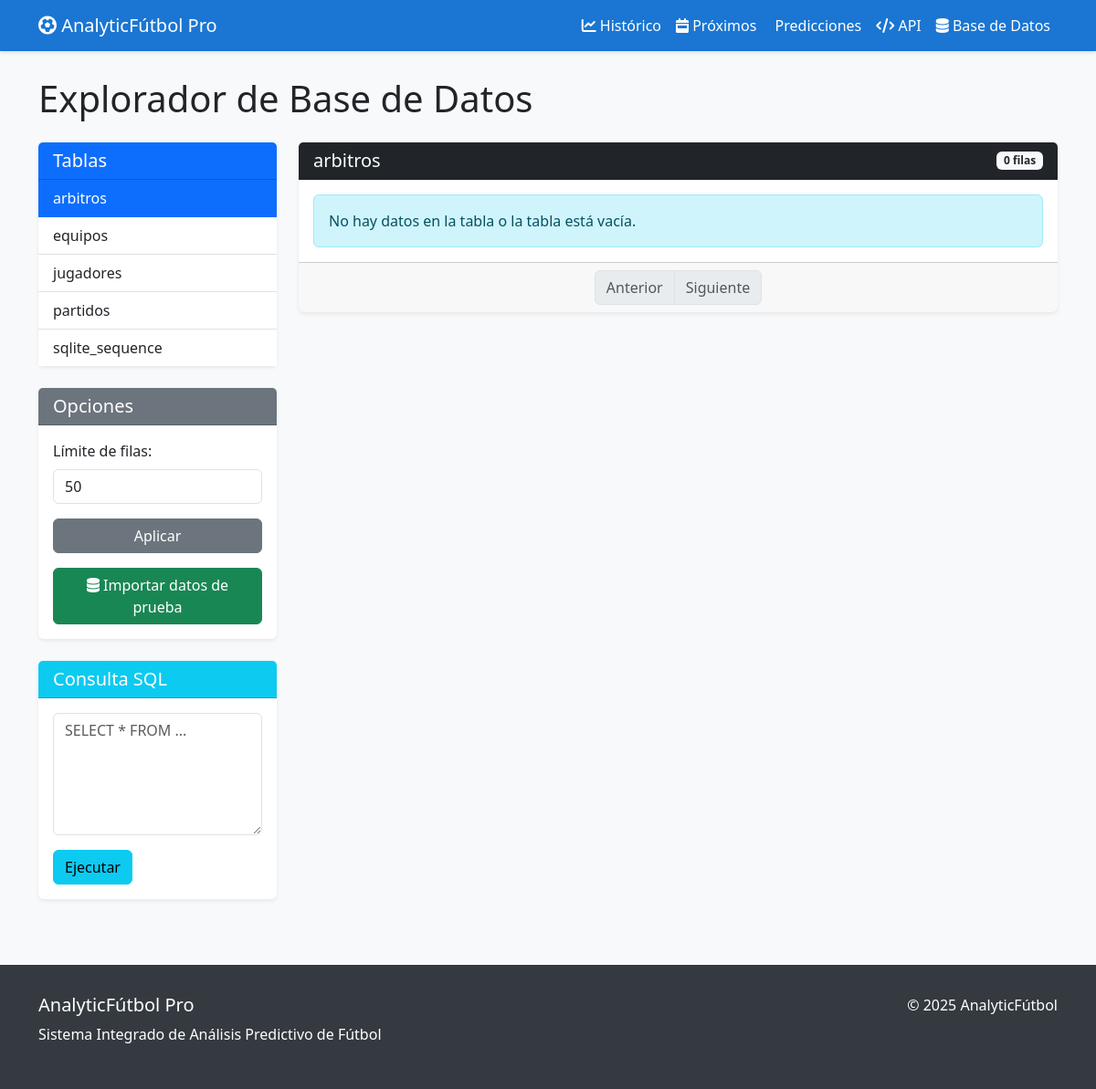
Page /explorar-db?tabla=arbitros on the earlier database version.
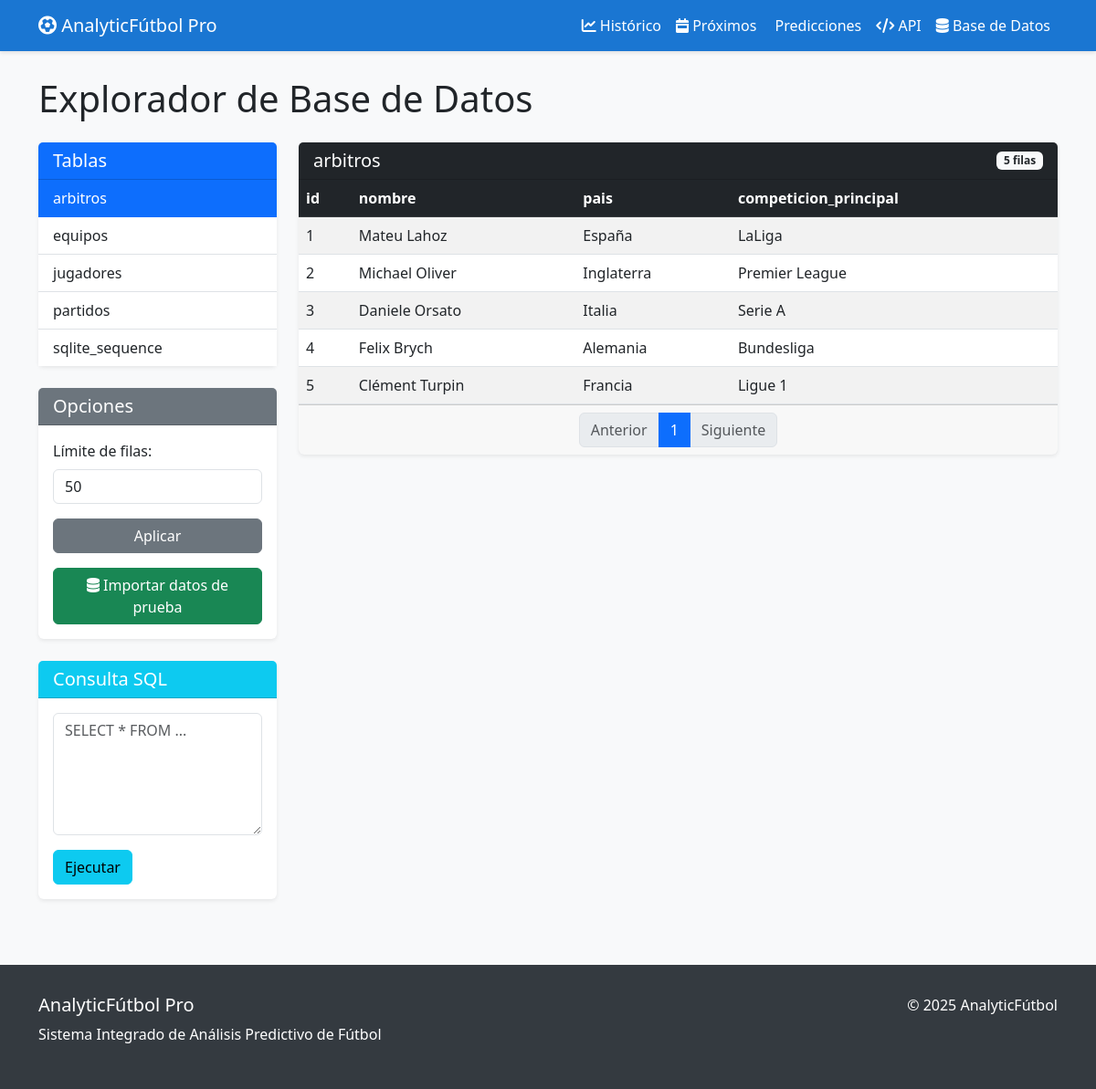
Same page on the later database version.
### tables this page shows
CREATE TABLE "arbitros" (
"id" INTEGER,
  "nombre" TEXT,
  "pais" TEXT,
  "competicion_principal" TEXT
);

### app.py (the view)
@app.route('/explorar-db')
def explorar_db():
    from utils.database_explorer import get_db_connection, get_table_names
    tabla = request.args.get('tabla', default=None, type=str)
    pagina = request.args.get('pagina', default=1, type=int)
    limite = request.args.get('limite', default=50, type=int)
    if limite < 1:
        limite = 50
    elif limite > 1000:
        limite = 1000
    conn = get_db_connection()
    cursor = conn.cursor()
    tablas = get_table_names()
    datos = []
    columnas = []
    total_filas = 0
    total_paginas = 1
    if tabla and tabla in tablas:
        cursor.execute(f"SELECT COUNT(*) FROM {tabla}")
        total_filas = cursor.fetchone()[0]
        total_paginas = (total_filas + limite - 1) // limite
        if pagina < 1:
            pagina = 1
        elif pagina > total_paginas and total_paginas > 0:
            pagina = total_paginas
        offset = (pagina - 1) * limite
        cursor.execute(f"SELECT * FROM {tabla} LIMIT {limite} OFFSET {offset}")
        datos = cursor.fetchall()
        cursor.execute(f"PRAGMA table_info({tabla})")
        columnas = [col[1] for col in cursor.fetchall()]
    conn.close()
    return render_template('explorar_db.html',
                          tablas=tablas,
                          tabla_actual=tabla,
                          datos=datos,
                          columnas=columnas,
                          pagina=pagina,
                          limite=limite,
                          total_filas=total_filas,
                          total_paginas=total_paginas)

### utils/database_explorer.py (called while the page is built)
def get_db_path() -> str:
    db_path = os.path.join('data', 'database', 'futbol.db')
    if not os.path.exists(db_path):
        os.makedirs(os.path.dirname(db_path), exist_ok=True)
        initialize_db(db_path)
    return db_path

def get_db_connection():
    db_path = get_db_path()
    return sqlite3.connect(db_path)

def get_table_names() -> List[str]:
    conn = get_db_connection()
    cursor = conn.cursor()
    cursor.execute("SELECT name FROM sqlite_master WHERE type='table' ORDER BY name")
    tables = [row[0] for row in cursor.fetchall()]
    conn.close()
    return tables

### templates/explorar_db.html (shortened to what this page needs)
{% extends 'base.html' %}
{% block content %}
<div class="container mt-4">
    <h1 class="mb-4">Explorador de Base de Datos</h1>
    <div class="row mb-4">
        <div class="col-md-3">
            <div class="card">
                <div class="card-header bg-primary text-white">
                    <h5 class="mb-0">Tablas</h5>
                </div>
                <div class="card-body p-0">
                    <div class="list-group list-group-flush">
                        {% for tabla in tablas %}
                        <a href="{{ url_for('explorar_db', tabla=tabla) }}"
                           class="list-group-item list-group-item-action {% if tabla_actual == tabla %}active{% endif %}">
                            {{ tabla }}
                        </a>
                        {% endfor %}
                    </div>
                </div>
            </div>
            <div class="card mt-4">
                <div class="card-header bg-secondary text-white">
                    <h5 class="mb-0">Opciones</h5>
                </div>
                <div class="card-body">
                    <form method="get" action="{{ url_for('explorar_db') }}">
                        <div class="mb-3">
                            <label for="limite" class="form-label">Límite de filas:</label>
                            <input type="number" class="form-control" id="limite" name="limite"
                                   value="{{ limite }}" min="1" max="1000">
                        </div>
                        <button type="submit" class="btn btn-secondary mb-3 w-100">Aplicar</button>
                    </form>
                    <a href="{{ url_for('importar_datos_prueba') }}" class="btn btn-success w-100">
                        <i class="fas fa-database"></i> Importar datos de prueba
                    </a>
                </div>
            </div>
            <div class="card mt-4">
                <div class="card-header bg-info text-white">
                    <h5 class="mb-0">Consulta SQL</h5>
                </div>
                <div class="card-body">
                    <form method="post" action="{{ url_for('ejecutar_consulta') }}">
                        <div class="mb-3">
                            <textarea class="form-control" id="consulta" name="consulta"
                                      rows="5" placeholder="SELECT * FROM ..."></textarea>
                        </div>
                        <button type="submit" class="btn btn-info">Ejecutar</button>
                    </form>
                </div>
            </div>
        </div>
        <div class="col-md-9">
            <div class="card">
                <div class="card-header bg-dark text-white d-flex justify-content-between align-items-center">
                    <h5 class="mb-0">{{ tabla_actual }}</h5>
                    <span class="badge bg-light text-dark">{{ total_filas }} filas</span>
                </div>
                <div class="card-body p-0">
                    <div class="table-responsive">
                        {% if datos %}
                        <table class="table table-striped table-hover mb-0">
                            <thead class="table-dark">
                                <tr>
                                    {% for columna in columnas %}
                                    <th>{{ columna }}</th>
                                    {% endfor %}
                                </tr>
                            </thead>
                            <tbody>
                                {% for fila in datos %}
                                <tr>
                                    {% for valor in fila %}
                                    <td>{{ valor }}</td>
                                    {% endfor %}
                                </tr>
                                {% endfor %}
                            </tbody>
                        </table>
                        {% else %}
                        <div class="alert alert-info m-3">
                            {% if tabla_actual %}
                            No hay datos en la tabla o la tabla está vacía.
                            {% else %}
                            Seleccione una tabla para ver sus datos.
                            {% endif %}
                        </div>
                        {% endif %}
                    </div>
                </div>
                <div class="card-footer">
                    <nav aria-label="Paginación">
                        <ul class="pagination justify-content-center mb-0">
                            <li class="page-item {% if pagina == 1 %}disabled{% endif %}">
                                <a class="page-link"
                                   href="{{ url_for('explorar_db', tabla=tabla_actual, pagina=pagina-1, limite=limite) }}">
                                   Anterior
                                </a>
                            </li>
                            {% set start_page = pagina-2 if pagina-2 > 1 else 1 %}
                            {% set end_page = pagina+3 if pagina+3 < total_paginas+1 else total_paginas+1 %}
                            {% for p in range(start_page, end_page) %}
                            <li class="page-item {% if p == pagina %}active{% endif %}">
                                <a class="page-link"
                                   href="{{ url_for('explorar_db', tabla=tabla_actual, pagina=p, limite=limite) }}">
                                   {{ p }}
                                </a>
                            </li>
                            {% endfor %}
                            <li class="page-item {% if pagina >= total_paginas %}disabled{% endif %}">
                                <a class="page-link"
                                   href="{{ url_for('explorar_db', tabla=tabla_actual, pagina=pagina+1, limite=limite) }}">
                                   Siguiente
                                </a>
                            </li>
                        </ul>
                    </nav>
                </div>
            </div>
        </div>
    </div>
</div>
{% endblock %}

### templates/base.html (shortened to what this page needs)
<!DOCTYPE html>
<html lang="es">
<head>
    <link href="https://cdn.jsdelivr.net/npm/bootstrap@5.3.0/dist/css/bootstrap.min.css" rel="stylesheet">
    <link href="https://cdnjs.cloudflare.com/ajax/libs/font-awesome/6.0.0-beta3/css/all.min.css" rel="stylesheet">
</head>
<body>
    <nav class="navbar navbar-expand-lg navbar-custom fixed-top">
        <div class="container">
            <a class="navbar-brand" href="/">
                <i class="fas fa-futbol"></i>
                AnalyticFútbol Pro
            </a>
            <div class="collapse navbar-collapse" id="navbarNav">
                <ul class="navbar-nav ms-auto">
                    <li class="nav-item">
                        <a class="nav-link" href="/historico">
                            <i class="fas fa-chart-line"></i> Histórico
                        </a>
                    </li>
                    <li class="nav-item">
                        <a class="nav-link" href="/proximo">
                            <i class="fas fa-calendar-week"></i> Próximos
                        </a>
                    </li>
                    <li class="nav-item">
                        <a class="nav-link" href="/futuro">
                             Predicciones
                        </a>
                    </li>
                    <li class="nav-item">
                        <a class="nav-link" href="/api">
                            <i class="fas fa-code"></i> API
                        </a>
                    </li>
                    <li class="nav-item">
                        <a class="nav-link" href="/explorar-db">
                            <i class="fas fa-database"></i> Base de Datos
                        </a>
                    </li>
                </ul>
            </div>
        </div>
    </nav>
    <main>
        {% block content %}{% endblock %}
    </main>
    <footer class="mt-5">
        <div class="container">
            <div class="row">
                <div class="col-md-6">
                    <h5>AnalyticFútbol Pro</h5>
                    <p>Sistema Integrado de Análisis Predictivo de Fútbol</p>
                </div>
                <div class="col-md-6 text-end">
                    <p>© 2025 AnalyticFútbol</p>
                </div>
            </div>
        </div>
    </footer>
</body>
</html>

### templates/base.html (style rules this page uses)
:root { --primary-color: #1a76d2; --secondary-color: #2c3e50; --accent-color: #e74c3c; --light-bg: #f8f9fa; --dark-bg: #343a40; }
body { padding-top: 60px; background-color: var(--light-bg); font-family: 'Segoe UI', Tahoma, Geneva, Verdana, sans-serif; }
.navbar-custom { background-color: var(--primary-color); box-shadow: 0 2px 4px rgba(0, 0, 0, 0.1); }
.navbar-custom .navbar-brand, .navbar-custom .nav-link { color: white; }
.card { margin-bottom: 1.5rem; border: none; box-shadow: 0 0.125rem 0.25rem rgba(0, 0, 0, 0.075); }
.card-header { font-weight: 600; }
footer { background-color: var(--dark-bg); color: white; padding: 2rem 0; margin-top: 3rem; }

Differences in the rows shown:
added arbitros: fila "1", nombre "Mateu Lahoz", pais "España", competicion_principal "LaLiga"
added arbitros: fila "2", nombre "Michael Oliver", pais "Inglaterra", competicion_principal "Premier League"
added arbitros: fila "3", nombre "Daniele Orsato", pais "Italia", competicion_principal "Serie A"
added arbitros: fila "4", nombre "Felix Brych", pais "Alemania", competicion_principal "Bundesliga"
added arbitros: fila "5", nombre "Clément Turpin", pais "Francia", competicion_principal "Ligue 1"
Other differences:
{{ total_filas }}: "0" → "5"
new list line: "id"
new list line: "nombre"
new list line: "pais"
new list line: "competicion_principal"
new list line: "1"
text no longer shown: "No hay datos en la tabla o la tabla está vacía."
